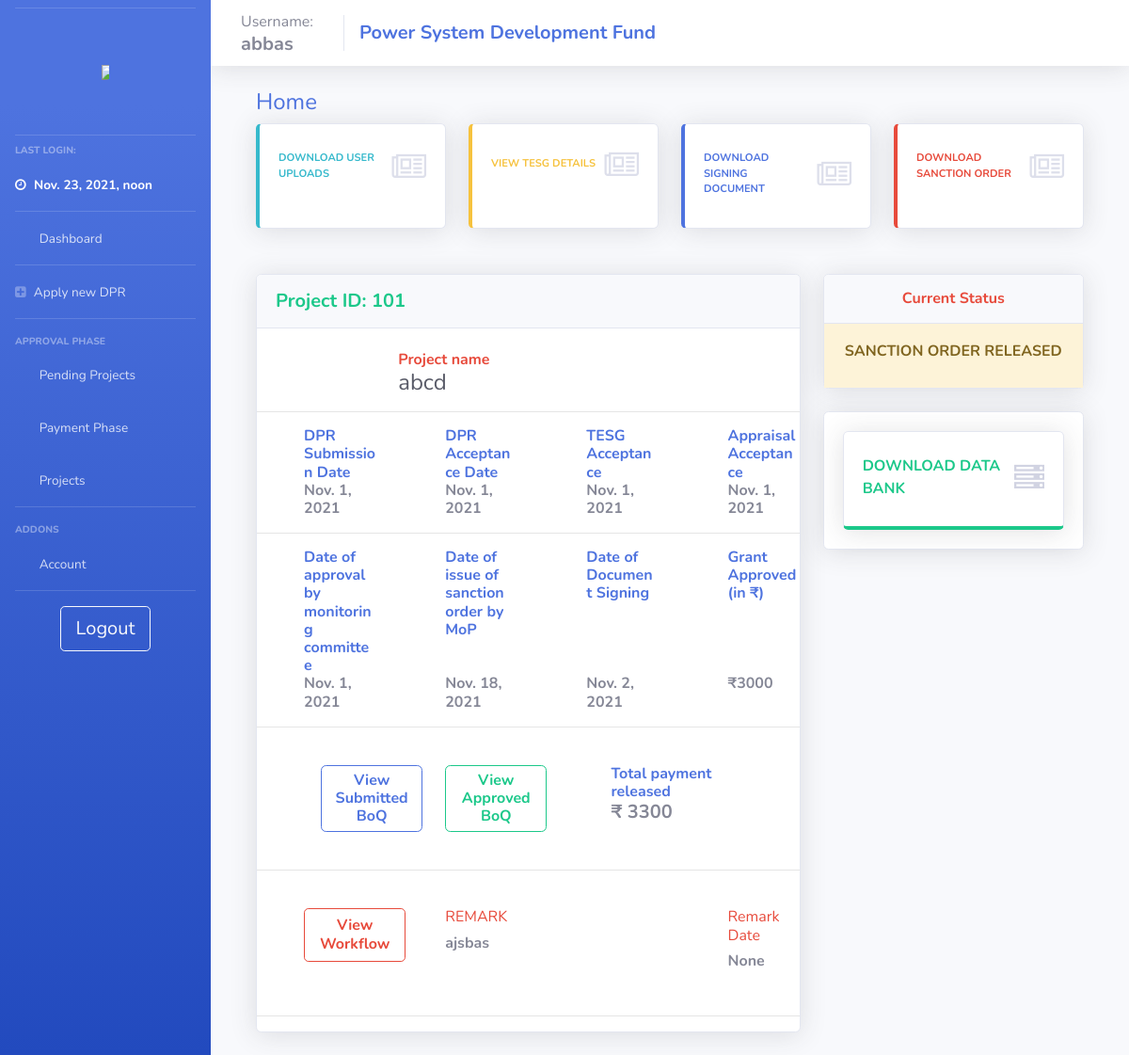
The page /user_project_details/1 (signed in) on the database as committed earlier.
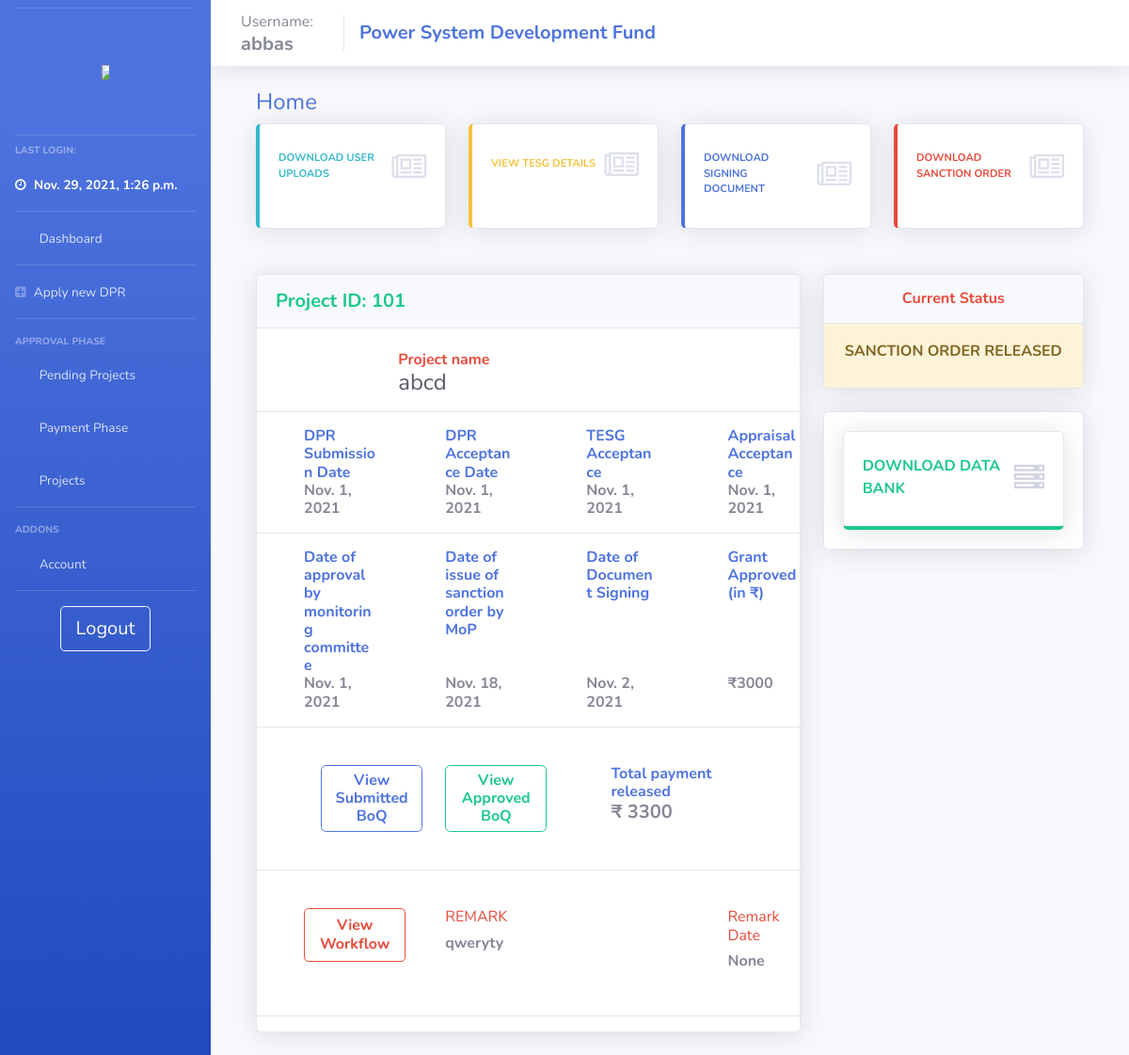
The same page on the database as committed later.
### psdf_main/models.py (models this page shows)
class users(models.Model):
    username = models.CharField(max_length=200, null = False, unique = True)
    password = models.CharField(max_length=200, null = True)
    nodal = models.CharField(max_length=200, null = True)
    region = models.CharField(max_length=20, null = True)
    email = models.TextField(max_length=50, null=True)
    utilname = models.CharField(max_length=400, null = True)
    contact = models.CharField(max_length=10, null = True)
    address = models.CharField(max_length=500, null = True)
    reqdate = models.DateField(auto_now_add=True,null = True)
    aprdate = models.DateField( null = True)
    lastlogin = models.DateTimeField(null = True)
    admin = models.BooleanField(default=False)
    auditor = models.BooleanField(default=False)
    active = models.BooleanField(default=False)
    activate = models.BooleanField(default=False)
    notification = models.TextField(null=True)
    tpd = models.TextField(null=True)

class projects(models.Model):
    userid = models.ForeignKey(users, null = True, on_delete = models.SET_NULL)
    name = models.CharField(max_length=200, null = False)
    newid = models.IntegerField(null = True, unique=True)
    dprsubdate = models.DateField(null = True)
    amt_asked = models.IntegerField(null = False)
    amt_approved = models.IntegerField(null = True)
    amt_released = models.IntegerField(default = 0)
    schedule = models.IntegerField(null = True)
    fundcategory = models.CharField(max_length=20, null = True)
    projectpath = models.TextField(null = True)
    quantumOfFunding = models.IntegerField(null = True)
    status = models.CharField(max_length=1, null = True, default = '1')
    submitted_boq  = models.TextField(null=True)
    approved = models.BooleanField(default = False)
    ext = models.TextField(null=True)
    extF = models.TextField(null=True)
    deny = models.BooleanField(default = False)
    remark = models.TextField(null = True)
    remark_date = models.DateField(null = True)
    completedate = models.DateField(null = True)
    denydate = models.DateField(null = True)
    approvedate = models.DateField(null = True)
    tesg_list = models.TextField(null=True)
    dpraprdate = models.DateField(null = True, auto_now_add=True)
    tesgaprdate = models.DateField(null = True)
    appraprdate = models.DateField(null = True)
    moniaprdate = models.DateField(null = True)
    workflow = models.TextField(null=True)
    sanction_date = models.DateField(null=True)
    doc_path = models.TextField(null=True)
    doc_sign_date = models.DateField(null=True)
    completed = models.BooleanField(null=True, default=False)

### psdf_main/user_control.py (the view)
# urls.py: path('user_project_details/<str:projid>', views.user_project_details, name = "user_project_details"),
def user_project_details(request, projid):
    if proj_of_user(request,projid) and not adminonline(request):
        context = full_user_context(request)
        context['proj'] = projects.objects.get(id = projid)
        context['proj'].workflow = context['proj'].workflow.split(']*[')[1:]
        context['sub_boq'] = boqdata.objects.filter(project = context['proj'], boqtype = '1')
        context['sub_boq_total'] = boq_grandtotal(context['sub_boq'])
        context['approved_boq'] = boqdata.objects.filter(project = context['proj'], boqtype = '2')
        context['approved_boq_total'] = boq_grandtotal(context['approved_boq'])
        context['tesgs'] = TESG_master.objects.filter(project = context['proj'])
        context['pays'] = payment.objects.filter(project = context['proj'])
        context['init_pays'] = init_payment.objects.filter(project = context['proj'])
        total_pay = 0
        for i in context['pays']:
            total_pay = total_pay + int(i.amount)
        for j in context['init_pays']:
            total_pay = total_pay + int(j.amount)
        context['total_payment'] = total_pay
        context['loas'] = loadata.objects.filter(project = context['proj'])
        return render(request, 'psdf_main/_user_view_project.html', context)
    else:
        return oops(request)

### psdf_main/helpers.py (called while the page is built)
def useronline(request):
    if (request.session.has_key('user')):
        return True
    else:
        return False

def adminonline(request):
    if (request.session.has_key('user') and request.session.has_key('admin')):
        return True
    else:
        return False

def proj_of_user(request, projid):
    if adminonline(request):
        return True
    if useronline(request):
        try:
            thisproj = projects.objects.get(id = projid)
        except:
            return oops(request)
        if (thisproj.userid.username == request.session['user']):
            return True
        else:
            return False
    else:
        return False

def boq_grandtotal(givenboq):
    Gtotal = 0
    for boq in givenboq:
        Gtotal = Gtotal + float(boq.itemqty)*float(boq.unitcost)
    return Gtotal

### psdf_main/templatetags/custom_tags.py (called while the page is built)
@register.simple_tag
def multiply(qty, unit_price):
    return qty * unit_price

### psdf_main/templates/psdf_main/_user_view_project.html (shortened to what the changed rows need)
{% extends 'psdf_main/includes/layout.html'%}  {% load custom_tags %}{% load static %} {% block body %}
<div class="container-fluid">
    <br>
    <div class="row">
        <div class="col-lg-8">
            <div class="card shadow mb-4">
                <div class="card-header py-3">
                    <h5 class="m-0 font-weight-bold text-success">
                        Project ID: {{proj.newid}}
                    </h5>
                </div><br>
                <div class="row">
                    <div class="col-md-6 center">
                        <h4 class="m-0 text-dark">{{proj.name}}
                        </h4>
                    </div>
                </div>
                <div class="row">
                    <div class="col-md-2">
                        <h6 class="m-0 font-weight-bold">{{proj.dprsubdate}}</h6>
                    </div>
                    <div class="col-md-2">
                        <h6 class="m-0 font-weight-bold">{{proj.dpraprdate}}</h6>
                    </div>
                    <div class="col-md-2">
                        <h6 class="m-0 font-weight-bold">{{proj.tesgaprdate}}</h6>
                    </div>
                    <div class="col-md-2">
                        <h6 class="m-0 font-weight-bold">{{proj.appraprdate}}</h6>
                    </div>
                </div>
                <div class="row">
                    <div class="col-md-2">
                        <h6 class="m-0 font-weight-bold">{{proj.moniaprdate}}</h6>
                    </div>
                    <div class="col-md-2">
                        <h6 class="m-0 font-weight-bold">{{proj.sanction_date}}</h6>
                    </div>
                    <div class="col-md-2">
                        <h6 class="m-0 font-weight-bold">{{proj.doc_sign_date}}</h6>
                    </div>
                    <div class="col-md-2">
                        <h6 class="m-0 font-weight-bold">₹{{proj.amt_approved}}</h6>
                    </div>
                </div>
                <br>
                <br>
                <br>
                <div class="row">
                    <div class="col-md-5">
                        <h6 class="text-uppercase text-danger">Remark</h6>
                        <h6 class="font-weight-bold">{{proj.remark}}</h6>
                    </div>
                    <div class="col-md-2">
                        <h6 class="text-danger">Remark Date</h6>
                        <h6 class="font-weight-bold">{{proj.remark_date}}</h6>
                    </div>
                </div>
                <br>
            </div>
        </div>
    </div>
</div>
</div>
{% endblock %}

### psdf_main/templates/psdf_main/includes/layout.html (shortened to what this page needs)
{% load static %}
<!DOCTYPE html>
<html>
<head>
    <link rel="stylesheet" href="{% static '/css/base.css' %}" type="text/css">
    <link href="{% static 'css/sb-admin-2.min.css' %}" rel="stylesheet" type="text/css">
    <link href="{% static 'vendor1/fontawesome-free/css/all.css' %}" rel="stylesheet" type="text/css">
    <link rel="stylesheet" href="https://cdnjs.cloudflare.com/ajax/libs/font-awesome/4.7.0/css/font-awesome.min.css">
</head>
<body id="page-top">
    <div id="wrapper">
        {% include 'psdf_main/includes/_navbar.html'%}
        <div id="content-wrapper" class="d-flex flex-column">
            <nav class="navbar navbar-expand navbar-light bg-white topbar mb-4 static-top shadow">
                <div class="sidebar-brand-text mx-3">Username:
                    <h5 class="m-0 font-weight-bold">{{user.username}}</h5>
                </div>
                <div class="navbar-brand">
                    <h5 class="m-0 font-weight-bold text-primary">Power System Development Fund</h5>
                </div>
            </nav>
            <div id="content">
                <div class="container-fluid">
                    {% block body %} {% endblock %}
                </div>
            </div>
        </div>
</body>
</html>

### psdf_main/templates/psdf_main/includes/_navbar.html (shortened to what this page needs)
{% load static %}
<ul class="navbar-nav bg-gradient-primary sidebar sidebar-dark accordion" id="accordionSidebar">
    <hr class="sidebar-divider my-2"><br>
    <a class="sidebar-brand d-flex align-items-center justify-content-center" href="{% url ''%}">
        <div class="">
            <img src="{% static 'images/posocologo.png' %}" style="max-width:50%; max-height:50%;">
        </div>
    </a>
    <br>
    <hr class="sidebar-divider my-2">
    <div class="sidebar-heading">
        Last Login:
    </div>
    <li class="nav-item active">
        <a class="nav-link" href="/">
            <i class="fa fa-clock-o"></i>
            <span>{{user.lastlogin}}</span></a>
    </li>
    <hr class="sidebar-divider my-0">
    <li class="nav-item">
        <a class="nav-link" href="{% url '' %}">
            <i class="fas fa-fw fa-tachometer-alt"></i>
            <span>Dashboard</span></a>
    </li>
    <hr class="sidebar-divider my-0">
    <li class="nav-item">
        <a class="nav-link" href="{% url 'newdpr' %}">
            <i class="fa fa-plus-square"></i>
            <span>Apply new DPR</span></a>
    </li>
    <hr class="sidebar-divider">
    <div class="sidebar-heading">
        Approval Phase
    </div>
    <li class="nav-item">
        <a class="nav-link collapsed" href="#" data-toggle="collapse" data-target="#collapseTwo" aria-expanded="true" aria-controls="collapseTwo">
            <i class="fas fa-fw fa-cog"></i>
            <span>Pending Projects</span>
        </a>
    </li>
    <li class="nav-item">
        <a class="nav-link collapsed" href="#" data-toggle="collapse" data-target="#collapseThree" aria-expanded="true" aria-controls="collapseThree">
            <i class="fas fa-fw fa-bank"></i>
            <span>Payment Phase</span>
        </a>
    </li>
    <li class="nav-item">
        <a class="nav-link collapsed" href="#" data-toggle="collapse" data-target="#collapseUtilities" aria-expanded="true" aria-controls="collapseUtilities">
            <i class="fas fa-fw fa-wrench"></i>
            <span>Projects</span>
        </a>
    </li>
    <hr class="sidebar-divider">
    <div class="sidebar-heading">
        Addons
    </div>
    <li class="nav-item">
        <a class="nav-link collapsed" href="#" data-toggle="collapse" data-target="#collapsePages" aria-expanded="true" aria-controls="collapsePages">
            <i class="fas fa-fw fa-folder"></i>
            <span>Account</span>
        </a>
    </li>
    <hr class="sidebar-divider d-none d-md-block">
    <div class="text-center d-none d-md-inline">
        <a class="btn btn-lg btn-outline-light btn-wrap-text" href="{% url 'logout' %}"> Logout</a>
    </div>
</ul>

Rows that differ between the two databases and show on the page:
changed users "abbas": lastlogin "Nov. 23, 2021, noon" → "Nov. 29, 2021, 1:26 p.m."
changed projects "abcd": remark "ajsbas" → "qweryty"
